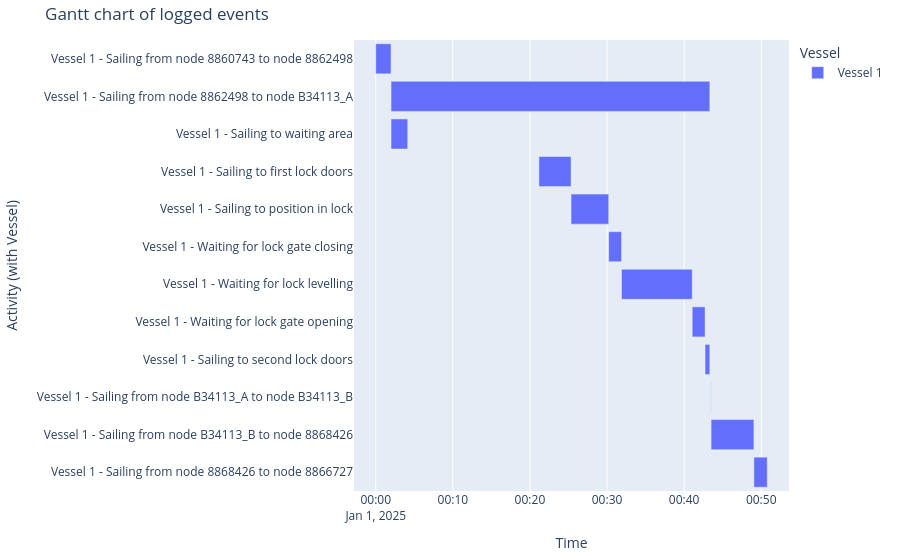

The notebook cell this image was saved under:
### Code cell
generate_vessel_gantt_chart(df_eventtable)

### Figure 1 — Plotly figure (JSON) as saved in the notebook; plotly's stock layout.template omitted (floating-point values rounded to 4 significant figures)
{"data": [{"base": ["2025-01-01T00:00:00.000000000", "2025-01-01T00:01:59.000000000", "2025-01-01T00:01:59.000000000", "2025-01-01T00:21:10.000000000", "2025-01-01T00:25:20.000000000", "2025-01-01T00:30:13.000000000", "2025-01-01T00:31:53.000000000", "2025-01-01T00:41:03.000000000", "2025-01-01T00:42:43.000000000", "2025-01-01T00:43:28.000000000", "2025-01-01T00:43:30.000000000", "2025-01-01T00:49:03.000000000"], "hovertemplate": "object name=Vessel 1<br>start time=%{base}<br>stop time=%{x}<br>activity label=%{y}<extra></extra>", "legendgroup": "Vessel 1", "marker": {"color": "#636efa", "pattern": {"shape": ""}}, "name": "Vessel 1", "orientation": "h", "showlegend": true, "textposition": "auto", "type": "bar", "x": [119000, 2481000, 130000, 250000, 293000, 100000, 550000, 100000, 37000, 2000, 333000, 104000], "xaxis": "x", "y": ["Vessel 1 - Sailing from node 8860743 to node 8862498", "Vessel 1 - Sailing from node 8862498 to node B34113_A", "Vessel 1 - Sailing to waiting area", "Vessel 1 - Sailing to first lock doors", "Vessel 1 - Sailing to position in lock", "Vessel 1 - Waiting for lock gate closing", "Vessel 1 - Waiting for lock levelling", "Vessel 1 - Waiting for lock gate opening", "Vessel 1 - Sailing to second lock doors", "Vessel 1 - Sailing from node B34113_A to node B34113_B", "Vessel 1 - Sailing from node B34113_B to node 8868426", "Vessel 1 - Sailing from node 8868426 to node 8866727"], "yaxis": "y"}], "layout": {"barmode": "overlay", "legend": {"title": {"text": "Vessel"}, "tracegroupgap": 0}, "margin": {"b": 20, "l": 20, "r": 20, "t": 40}, "title": {"text": "Gantt chart of logged events"}, "xaxis": {"anchor": "y", "domain": [0, 1], "title": {"text": "Time"}, "type": "date"}, "yaxis": {"anchor": "x", "autorange": "reversed", "domain": [0, 1], "title": {"text": "Activity (with Vessel)"}}}}
